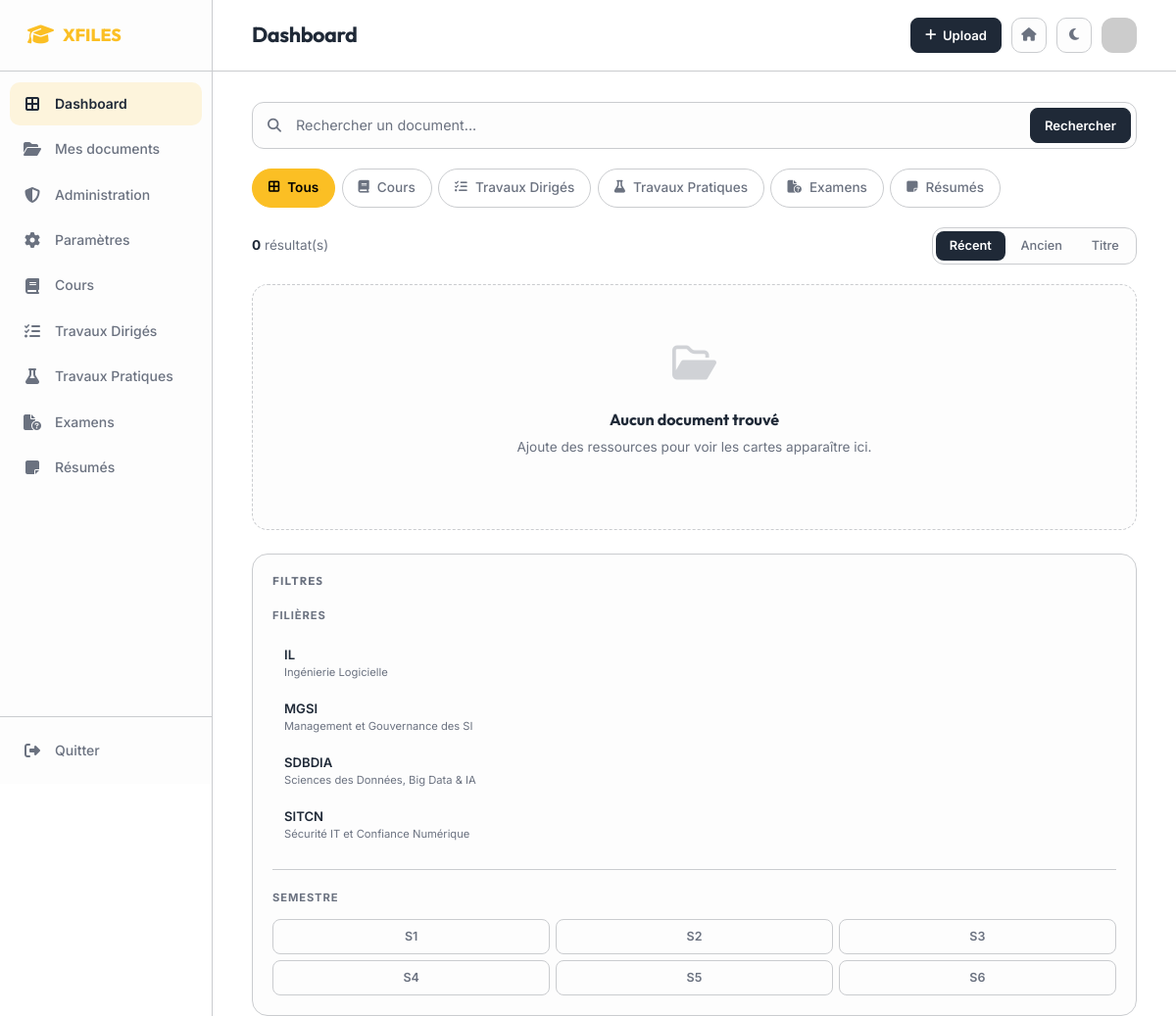
/pages/dashboard.php (signed in), run on the app's committed database.
### tables this page shows
CREATE TABLE IF NOT EXISTS filieres (
  code VARCHAR(20) PRIMARY KEY,
  name VARCHAR(100) NOT NULL
);

### pages/dashboard.php (the view, shortened to what the rows shown need)
<?php
require_once __DIR__ . '/../config.php';
require_once __DIR__ . '/../includes/functions.php';
$currentUser = getCurrentUser($pdo);
$userName    = $currentUser['name'] ?? $_SESSION['user_name'] ?? 'Utilisateur';
$userLogin   = $currentUser['login'] ?? '';
$userAvatar  = $currentUser['avatar'] ?? $_SESSION['user_avatar'] ?? 'https://ui-avatars.com/api/?name=' . urlencode($userName) . '&background=fbbf24&color=000';
$userFiliere = $currentUser['filiere_code'] ?? '';
$update_success = null;
$update_errors  = [];
$filieres = $pdo->query('SELECT * FROM filieres ORDER BY name ASC')->fetchAll(PDO::FETCH_ASSOC);
$types = getDocTypes();
$rawFilieres      = $_GET['filieres'] ?? ($_GET['filiere'] ?? '');
$selectedFilieres = array_values(array_filter(explode(',', $rawFilieres)));
$rawTypes         = $_GET['types'] ?? ($_GET['type'] ?? '');
$selectedTypes    = array_values(array_filter(explode(',', $rawTypes), fn($t) => isset($types[$t])));
$rawSemesters     = $_GET['semesters'] ?? ($_GET['semester'] ?? '');
$selectedSemesters = array_values(array_filter(array_map('intval', explode(',', $rawSemesters)), fn($s) => $s >= 1 && $s <= 6));
$search           = trim($_GET['q'] ?? '');
$sort             = $_GET['sort'] ?? 'recent';
$view             = $_GET['view'] ?? 'explorer';
$urlParams = array_filter([
    'filieres'  => !empty($selectedFilieres)  ? implode(',', $selectedFilieres)  : null,
    'types'     => !empty($selectedTypes)     ? implode(',', $selectedTypes)     : null,
    'semesters' => !empty($selectedSemesters) ? implode(',', $selectedSemesters) : null,
    'q'         => $search ?: null,
    'sort'      => ($sort !== 'recent') ? $sort : null,
], fn($v) => $v !== null);
?>
<!doctype html>
<html lang="fr">
<head>
    <link rel="stylesheet" href="<?= BASE_URL ?>css/style.css?v=1.1.0">
    <link rel="stylesheet" href="<?= BASE_URL ?>css/dashboard.css?v=1.1.0">
    <link rel="stylesheet" href="<?= BASE_URL ?>css/buttons.css?v=1.1.0">
    <link rel="stylesheet" href="<?= BASE_URL ?>css/modal.css?v=1.1.0">
    <link rel="stylesheet" href="https://cdnjs.cloudflare.com/ajax/libs/font-awesome/6.4.0/css/all.min.css">
    <link rel="stylesheet" href="https://cdnjs.cloudflare.com/ajax/libs/jquery-nice-select/1.1.0/css/nice-select.min.css">
    <link rel="stylesheet" href="<?= BASE_URL ?>css/ui.css?v=1.1.0">
    <link rel="stylesheet" href="<?= BASE_URL ?>css/responsive.css?v=1.1.0">
</head>
<body class="dashboard-mode">
    <div class="dashboard-wrapper">
        <main class="dashboard-content">
            <header class="dashboard-header <?= in_array($view, ['settings', 'my-docs']) ? 'header-centered' : '' ?>">
                <?php if ($view === 'settings'): ?>
                    <div class="header-back-col">
                        <a href="<?= BASE_URL ?>pages/dashboard.php" class="btn btn-header">
                            <i class="fa-solid fa-arrow-left"></i>
                        </a>
                    </div>
                    <h1 class="header-title">Paramètres</h1>
                <?php else: ?>
                    <div class="header-left">
                        <h1 class="header-title">Dashboard</h1>
                    </div>
                <?php endif; ?>
            </header>
            <?php if ($view === 'settings'): ?>
                <div class="settings-container">
                    <?php if ($update_success): ?>
                        <div class="alert alert-success">
                            <i class="fa-solid fa-circle-check"></i>
                            <?= htmlspecialchars($update_success) ?>
                        </div>
                    <?php endif; ?>
                    <?php if (!empty($update_errors)): ?>
                        <div class="alert alert-danger">
                            <i class="fa-solid fa-circle-exclamation"></i>
                            <ul class="error-list">
                                <?php foreach ($update_errors as $error): ?>
                                    <li><?= htmlspecialchars($error) ?></li>
                                <?php endforeach; ?>
                            </ul>
                        </div>
                    <?php endif; ?>
                    <div class="settings-card card-premium">
                        <form action="<?= BASE_URL ?>pages/dashboard.php?view=settings" method="post" enctype="multipart/form-data" class="settings-form">
                            <?= csrfField() ?>
                            <div class="avatar-upload-section">
                                <div class="current-avatar-wrapper">
                                    <img src="<?= htmlspecialchars($userAvatar) ?>" alt="Avatar" id="avatar-preview" class="settings-avatar-preview">
                                    <label for="avatar-input" class="avatar-edit-badge">
                                        <i class="fa-solid fa-camera"></i>
                                    </label>
                                </div>
                                <input type="file" name="avatar" id="avatar-input" hidden accept="image/*">
                                <div class="avatar-info">
                                    <h3>Photo de profil</h3>
                                    <p>Cliquez sur l'icône pour changer votre avatar (JPG, PNG ou WEBP)</p>
                                </div>
                            </div>
                            <div class="form-row">
                                <div class="form-group">
                                    <label class="form-label">Nom complet</label>
                                    <input type="text" name="name" class="form-control" value="<?= htmlspecialchars($userName) ?>" required>
                                </div>
                                <div class="form-group">
                                    <label class="form-label">Login</label>
                                    <input type="text" class="form-control" value="@<?= htmlspecialchars($userLogin) ?>" disabled>
                                    <small class="form-hint">Le login ne peut pas être modifié</small>
                                </div>
                            </div>
                            <div class="form-group">
                                <label class="form-label">Ma Filière</label>
                                <select name="filiere" class="form-control nice-select-trigger">
                                    <?php foreach ($filieres as $f): ?>
                                        <option value="<?= htmlspecialchars($f['code']) ?>" <?= ($userFiliere === $f['code']) ? 'selected' : '' ?>>
                                            <?= htmlspecialchars($f['name']) ?> (<?= htmlspecialchars($f['code']) ?>)
                                        </option>
                                    <?php endforeach; ?>
                                </select>
                            </div>
                            <hr class="form-divider">
                            <div class="password-change-notice">
                                <i class="fa-solid fa-lock"></i>
                                <span>Veuillez confirmer votre mot de passe actuel pour toute modification.</span>
                            </div>
                            <div class="form-group">
                                <label class="form-label">Mot de passe actuel</label>
                                <input type="password" name="current_password" class="form-control" placeholder="••••••••" required>
                            </div>
                            <hr class="form-divider">
                            <div class="password-change-notice">
                                <i class="fa-solid fa-shield-halved"></i>
                                <span>Laissez les champs suivants vides si vous ne souhaitez pas changer votre mot de passe.</span>
                            </div>
                            <div class="form-row">
                                <div class="form-group">
                                    <label class="form-label">Nouveau mot de passe</label>
                                    <input type="password" name="password" class="form-control" placeholder="••••••••">
                                </div>
                                <div class="form-group">
                                    <label class="form-label">Confirmer le mot de passe</label>
                                    <input type="password" name="confirm_password" class="form-control" placeholder="••••••••">
                                </div>
                            </div>
                            <div class="form-actions">
                                <button type="submit" name="update_profile" class="btn btn-primary">
                                    <i class="fa-solid fa-floppy-disk"></i> Enregistrer les modifications
                                </button>
                            </div>
                        </form>
                    </div>
                </div>
                <script>
                    document.getElementById('avatar-input').addEventListener('change', function(e) {
                        if (e.target.files && e.target.files[0]) {
                            var reader = new FileReader();
                            reader.onload = function(e) {
                                document.getElementById('avatar-preview').src = e.target.result;
                            };
                            reader.readAsDataURL(e.target.files[0]);
                        }
                    });
                </script>
            <?php else: ?>
                <div class="explorer-container">
                    <aside class="dashboard-filters">
                        <div class="filter-section">
                            <div class="filter-options">
                                <?php foreach ($filieres as $filiere): ?>
                                    <?php $filiereActive = in_array($filiere['code'], $selectedFilieres); ?>
                                    <a href="<?= toggleValueUrl($selectedFilieres, $filiere['code'], 'filieres', $urlParams) ?>"
                                        class="filter-option <?= $filiereActive ? 'active' : '' ?>">
                                        <div class="filter-option-label">
                                            <strong><?= htmlspecialchars($filiere['code']) ?></strong>
                                            <span class="filter-option-name"><?= htmlspecialchars($filiere['name']) ?></span>
                                        </div>
                                    </a>
                                <?php endforeach; ?>
                            </div>
                        </div>
                    </aside>
                </div>
            <?php endif; ?>
        </main>
    </div>
</body>
</html>

### data on the page
filieres: code "IL", name "Ingénierie Logicielle"
filieres: code "MGSI", name "Management et Gouvernance des SI"
filieres: code "SDBDIA", name "Sciences des Données, Big Data & IA"
filieres: code "SITCN", name "Sécurité IT et Confiance Numérique"

### other printed values
$totalDocs "0"
